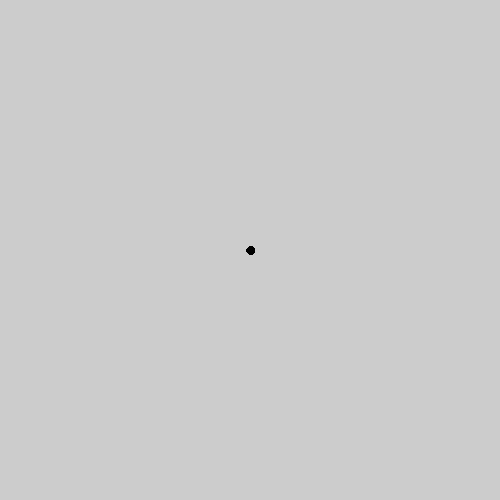
Frame 1 (no input)
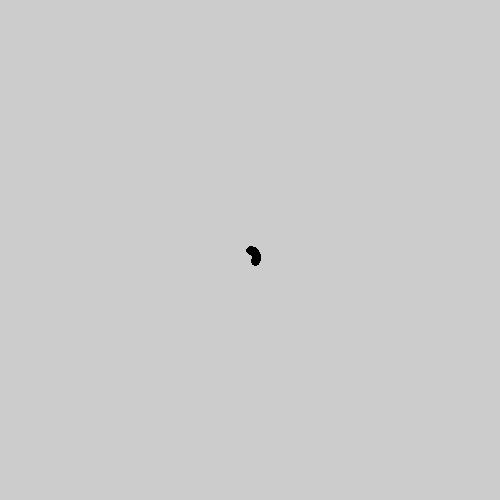
Frame 60 (the mouse pressed at the canvas centre just before this capture)
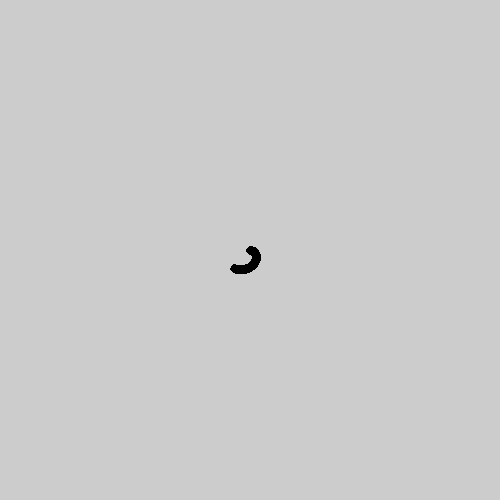
Frame 120 (the mouse held since frame 60 and released just before this capture)

The Processing sketch that drew these frames (run headless with seeded random() and noise(); from frame 60 on, the mouse is pressed at the canvas centre):

// Processing sketch: processing_152671
// ── processing_152671.pde

float x, fase, r, a;

void setup(){
  size(500, 500);
  frameRate(999999999);
  noSmooth();
}

void draw(){  
  fase=fase+0.1; //El valor de la fase solo aumentara o disminuira la frecuencia de la espiral - 
  r=r+0.2;
  for(x=0; x<=500; x=x+1){
    fill(0, 0, 0);
    ellipse(r*cos(0.19*fase)+250, r*sin(0.19*fase)+250, 8 , 8 );
  }  
}
